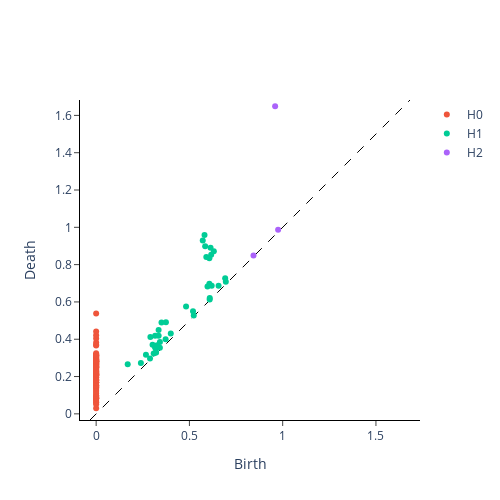

Notebook code for this chart:
### Code cell
plot_diagram(diagrams[11]).show()  # Sphere
